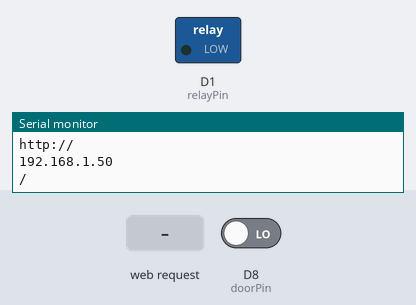
The sketch below on a simulated ESP8266 (Wemos D1 mini). Shown: switched loads named in the sketch (green lamp = pin HIGH), the last lines printed to the serial monitor. The inputs (shaded band) are chosen by the test bench; at power-on: D8 (doorPin) LOW. WiFi joins after 1.5 s; servers stay silent unless stated.

Above: at 2.7 s.
2.8 s: HTTP request GET /relay=ON/OFF received
At 3.8 s:
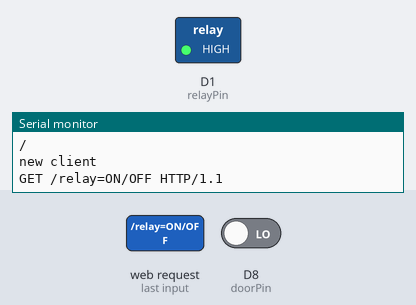
5.8 s: HTTP request GET /CheckGarage received
Timing chart, 0 to 8.8 s (numbered marks = the images above; inputs shaded):
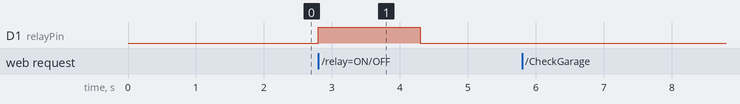

Measured:
- after the input at 2.8 s, D1 (relayPin): LOW → HIGH at once, → LOW 1.5 s later

The sketch:

garage_html_git.ino
```cpp
//This example will use a static IP to control the switching of a relay. Over LAN using a web browser.
//A lot of this code have been resued from the example on the ESP8266 Learning Webpage below.
//http://www.esp8266learning.com/wemos-webserver-example.php

//CODE START
//1
#include <ESP8266WebServer.h>
#include <ESP8266WiFi.h>
//#include <PubSubClient.h>

// Below you will need to use your own WIFI informaiton.
//2

const char* ssid = "your 2.4Gh SSID"; //WIFI Name, WeMo will only connect to a 2.4GHz network.
const char* password = "wifi password"; //WIFI Password

//defining the pin and setting up the "server"
//3
int relayPin = D1; // The Shield uses pin 1 for the relay
int doorPin = D8;
int value1;

WiFiServer server(80);
IPAddress ip(192,168,1,100); // where xx is the desired IP Address
IPAddress gateway(192,168,1,1); // set gateway to match your network
IPAddress subnet(255, 255, 255, 0); // set subnet mask to match your network


// void setup is where we initialize variables, pin modes, start using libraries, etc.
//The setup function will only run once, after each powerup or reset of the wemos board.
//4

void setup() {
  Serial.begin(115200);
  delay(10);
  pinMode(doorPin, INPUT);
  pinMode(relayPin, OUTPUT);
  digitalWrite(relayPin, LOW);

  Serial.print(F("Setting static ip to : 192.168.1.100"));
  Serial.println(ip);

  // Connect to WiFi network
  //5
  Serial.println();
  Serial.println();
  Serial.println("Connecting to ");
  Serial.println(ssid);
  WiFi.config(ip, gateway, subnet);
  WiFi.begin(ssid, password);
  //Trying to connect it will display dots
  while (WiFi.status() != WL_CONNECTED) {
    delay(500);
    Serial.println("waiting to connect...");
  }
  Serial.println("");
  Serial.println("WiFi connected");

  // Start the server
  server.begin();
  Serial.println("Server started");

  // Print the IP address
  Serial.println("Use this URL : ");
  Serial.println("http://");
  Serial.println(WiFi.localIP());
  Serial.println("/");
  WiFi.mode(WIFI_STA);
}


void loop() {
  // Check if a client has connected
  WiFiClient client = server.available();
  if (!client) {
    return;
  }

  // Wait until the client sends some data
  Serial.println("new client");
  while(!client.available()){
    delay(1);
  }

  // Read the first line of the request
  String request = client.readStringUntil('\r');
  Serial.println(request);
  client.flush();


  int value = LOW;

  if (request.indexOf("/CheckGarage") != -1) {

 if (digitalRead(doorPin) == 0) // get new state of door
    value1 = LOW;
    else if (digitalRead(doorPin) == 1)
   value1 = HIGH;
  }
  if (request.indexOf("/relay=ON/OFF") != -1){
    digitalWrite(relayPin, HIGH);
    delay(1500);
    digitalWrite(relayPin, LOW);
    value = LOW;
  }

  // Return the response, build the html page
  //7
  client.println("HTTP/1.1 200 OK");
  client.println("Content-Type: text/html");
  client.println(""); //  do not forget this one
  client.println("<!DOCTYPE HTML>");
  client.println("<html>");
  client.println("<head>");
  client.println("<style>");
  client.println("#button {");
client.println("background-color: #ffb499;");
client.println("border: none;");
client.println("color: red;");
client.println("padding: 7px 15px;");
client.println("text-align: center;");
client.println("cursor: pointer;");
client.println("}");
client.println("</style>");
client.println("</head>");
client.println("<body>");
  client.print("<meta name ='robots' content ='nofollow'>");

  client.print("<p style='text-align: center;font-size:60px; text-decoration:none'><b>Garage Door Is</b></p>");

  if(value1 == LOW) {
    client.print("<p style='text-align: center;font-size:60px;color:red; text-decoration:none'><b>OPENED</b></p>");
  } else if(value1 == HIGH){
    client.print("<p style='text-align: center;font-size:60px;color:blue; text-decoration:none'><b>CLOSED</b></p>");
  }
  client.println("<br><br><br>");

  client.println("<br><br><br>");
  client.println("<a href=\"/relay=ON/OFF\"><p style='text-align: center;font-size:60px; text-decoration:none'><b>OPEN/CLOSE GARAGE.</b></p></a> <br><br><br>");
  client.println("<a href=\"/CheckGarage\"><p style='text-align: center;font-size:60px; text-decoration:none'><b>CHECK GARAGE</b></p></a><br>");
  client.println("</html>");

  delay(1);
  Serial.println("Client disconnected");
  Serial.println("");
 client.println("</body>");
 client.println("</html>");
}//END
```
